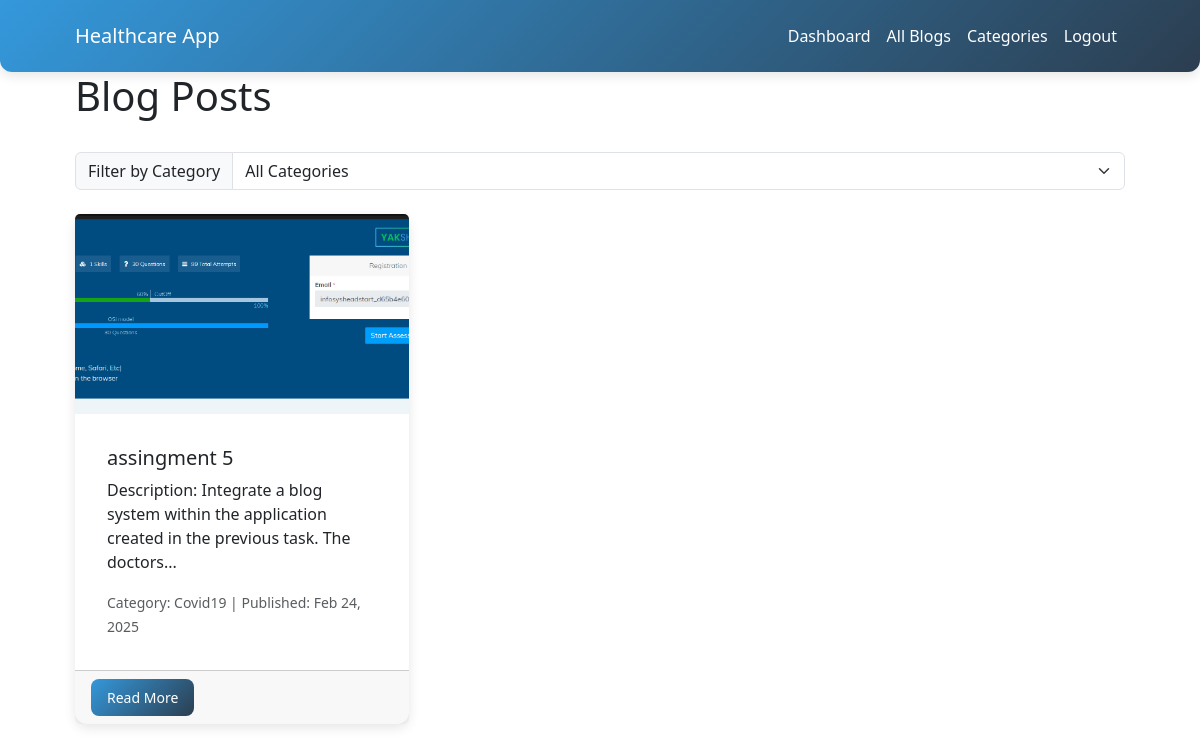
Page /blog/list/ (signed in) on the earlier database version.
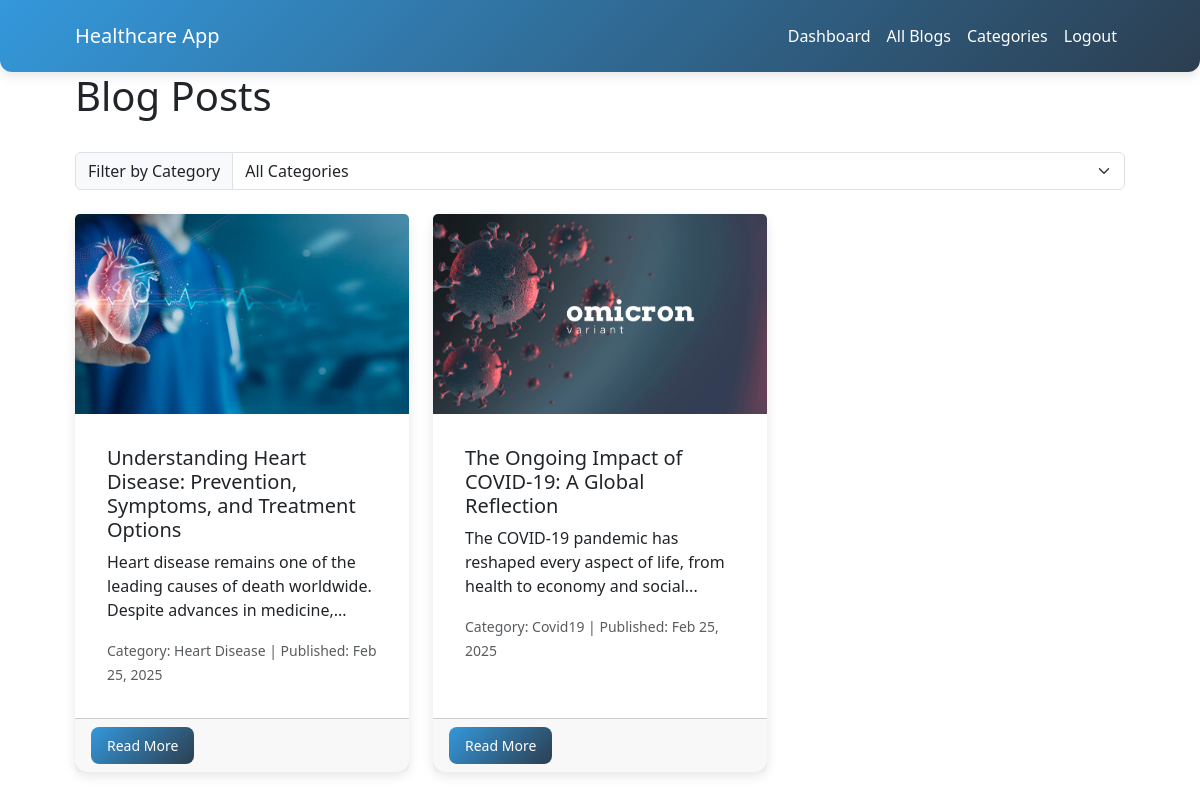
Same page on the later database version.
### blog/models.py (models this page shows, shortened)
class BlogPost(models.Model):
    title = models.CharField(max_length=200)
    image = models.ImageField(upload_to='blog_images/')
    category = models.ForeignKey(Category, on_delete=models.CASCADE)
    summary = models.TextField()
    content = models.TextField()
    author = models.ForeignKey(CustomUser, on_delete=models.CASCADE)
    created_at = models.DateTimeField(auto_now_add=True)
    updated_at = models.DateTimeField(auto_now=True)
    is_draft = models.BooleanField(default=False)
    def truncated_summary(self):
        words = self.summary.split()
        if len(words) <= 15:
            return self.summary
        return ' '.join(words[:15]) + '...'

class Category(models.Model):
    name = models.CharField(max_length=100)
    class Meta:
        verbose_name_plural = "Categories"

### blog/views.py (the view)
# urls.py: path('list/', views.blog_list, name='blog_list'),
@login_required
def blog_list(request):
    if request.user.user_type == 'doctor':
        return redirect('my_blog_posts')
    categories = Category.objects.all()
    selected_category = request.GET.get('category')
    if selected_category:
        try:
            selected_category = int(selected_category)
            posts = BlogPost.objects.filter(
                category_id=selected_category,
                is_draft=False
            ).order_by('-created_at')
        except ValueError:
            posts = BlogPost.objects.filter(is_draft=False).order_by('-created_at')
    else:
        posts = BlogPost.objects.filter(is_draft=False).order_by('-created_at')
    return render(request, 'blog/blog_list.html', {
        'posts': posts,
        'categories': categories,
        'selected_category': selected_category
    })

### blog/templates/blog/blog_list.html (shortened to what this page needs)
{% extends 'blog/base.html' %}
{% block content %}
<div class="row mb-4">
    <div class="col-md-12">
        <h1>Blog Posts</h1>
    </div>
</div>
<div class="row mb-4">
    <div class="col-md-12">
        <form method="get" class="form-inline">
            <div class="input-group">
                <span class="input-group-text">Filter by Category</span>
                <select name="category" class="form-select" onchange="this.form.submit()">
                    <option value="">All Categories</option>
                </select>
            </div>
        </form>
    </div>
</div>
<div class="row">
    {% if posts %}
        {% for post in posts %}
            <div class="col-md-4 mb-4">
                <div class="card h-100">
                    {% if post.image %}
                        <img src="{{ post.image.url }}" class="card-img-top" alt="{{ post.title }}" style="height: 200px; object-fit: cover;">
                    {% endif %}
                    <div class="card-body">
                        <h5 class="card-title">{{ post.title }}</h5>
                        <p class="card-text">{{ post.truncated_summary }}</p>
                        <p class="card-text">
                            <small class="text-muted">
                                Category: {{ post.category.name }} |
                                Published: {{ post.created_at|date:"M d, Y" }}
                            </small>
                        </p>
                    </div>
                    <div class="card-footer">
                        <a href="{% url 'view_blog_post' post.id %}" class="btn btn-primary">Read More</a>
                    </div>
                </div>
            </div>
        {% endfor %}
    {% else %}
        <div class="col-md-12">
            <div class="alert alert-info">
                No blog posts found.
            </div>
        </div>
    {% endif %}
</div>
{% endblock %}

### blog/templates/blog/base.html (shortened to what this page needs)
<!DOCTYPE html>
<html lang="en">
<head>
    <link href="https://cdn.jsdelivr.net/npm/bootstrap@5.3.0-alpha1/dist/css/bootstrap.min.css" rel="stylesheet">
</head>
<body>
    <nav class="navbar navbar-expand-lg navbar-dark">
        <div class="container">
            <a class="navbar-brand" href="{% url 'index' %}">Healthcare App</a>
            <div class="collapse navbar-collapse" id="navbarNav">
                <ul class="navbar-nav ms-auto">
                    {% if user.is_authenticated %}
                        {% if user.user_type == 'doctor' %}
                            <li class="nav-item">
                                <a class="nav-link" href="{% url 'doctor_dashboard' %}">Dashboard</a>
                            </li>
                            <li class="nav-item">
                                <a class="nav-link" href="{% url 'my_blog_posts' %}">My Blog Posts</a>
                            </li>
                            <li class="nav-item">
                                <a class="nav-link" href="{% url 'create_blog_post' %}">Create Post</a>
                            </li>
                        {% else %}
                            <li class="nav-item">
                                <a class="nav-link" href="{% url 'patient_dashboard' %}">Dashboard</a>
                            </li>
                            <li class="nav-item">
                                <a class="nav-link" href="{% url 'blog_list' %}">All Blogs</a>
                            </li>
                            <li class="nav-item">
                                <a class="nav-link" href="{% url 'category_list' %}">Categories</a>
                            </li>
                        {% endif %}
                        <li class="nav-item">
                            <a class="nav-link" href="#" onclick="document.getElementById('logout-form').submit();">Logout</a>
                        </li>
                    {% endif %}
                </ul>
            </div>
        </div>
    </nav>
    <div class="container">
        {% block content %}{% endblock %}
    </div>
</body>
</html>

### blog/templates/blog/base.html (style rules this page uses)
html { scrollbar-width: none; -ms-overflow-style: none; }
.navbar { background: linear-gradient(135deg, #3498db, #2c3e50); border-radius: 0 0 12px 12px; box-shadow: 0 4px 12px rgba(0, 0, 0, 0.1); padding: 1rem 0; }
.navbar-brand, .nav-link { color: white !important; font-weight: 500; }
.container { width: 90%; max-width: 1200px; margin: 0 auto; padding: 0 15px; }
.card { border: none; border-radius: 12px; box-shadow: 0 4px 12px rgba(0, 0, 0, 0.1); transition: transform 0.3s ease, box-shadow 0.3s ease; }
.card-body { padding: 2rem; }
.btn { display: inline-block; padding: 0.5rem 1rem; border-radius: 8px; font-size: 0.875rem; font-weight: 500; text-align: center; text-decoration: none; cursor: pointer; transition: background-color 0.3s ease, transform 0.2s ease, box-shadow 0.3s ease; border: none; }
.btn-primary { background: linear-gradient(135deg, #3498db, #2c3e50); color: white; }

Differences in the rows shown:
removed BlogPost: image (picture), title "assingment 5", truncated_summary "Description: Integrate a blog system within the application created in the previous task. The doctors...", category.name "Covid19", created_at "Feb 24, 2025"
now on this page (row edited): BlogPost: image (picture), title "Understanding Heart Disease: Prevention, Symptoms, and Treatment Options", truncated_summary "Heart disease remains one of the leading causes of death worldwide. Despite advances in medicine,...", category.name "Heart Disease", created_at "Feb 25, 2025"
now on this page (row edited): BlogPost: image (picture), title "The Ongoing Impact of COVID-19: A Global Reflection", truncated_summary "The COVID-19 pandemic has reshaped every aspect of life, from health to economy and social...", category.name "Covid19", created_at "Feb 25, 2025"
